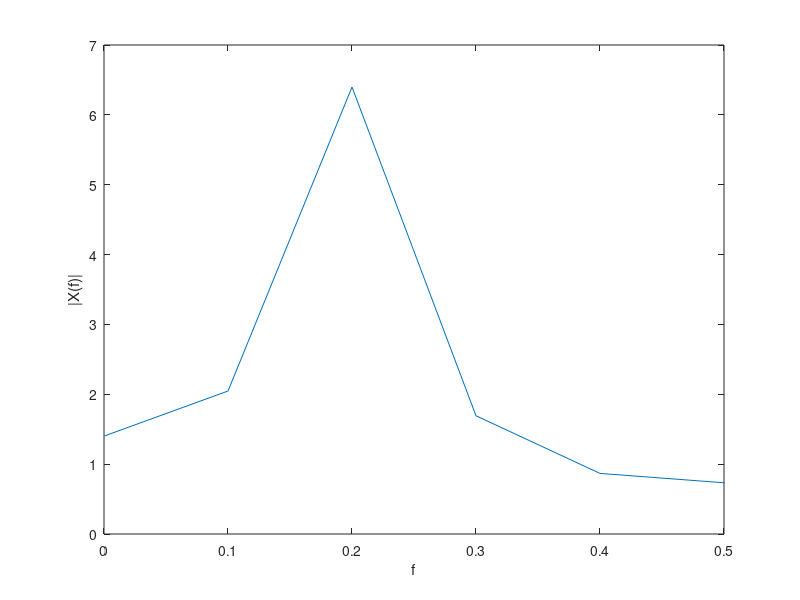

Write MATLAB code to recreate this figure.
close all;

f1 = 7 / 40;
f2 = 9 / 40;

N = 10;

n = 0 : 1000;
x = sin(2*pi*f1.*n)+sin(2*pi*f2.*n);

X = fft(x,N);
f = (0:N-1)./(N);
F = f.*N;

plot(f,abs(X));
xlim([0,0.5]);
xlabel('f');
ylabel('|X(f)|');